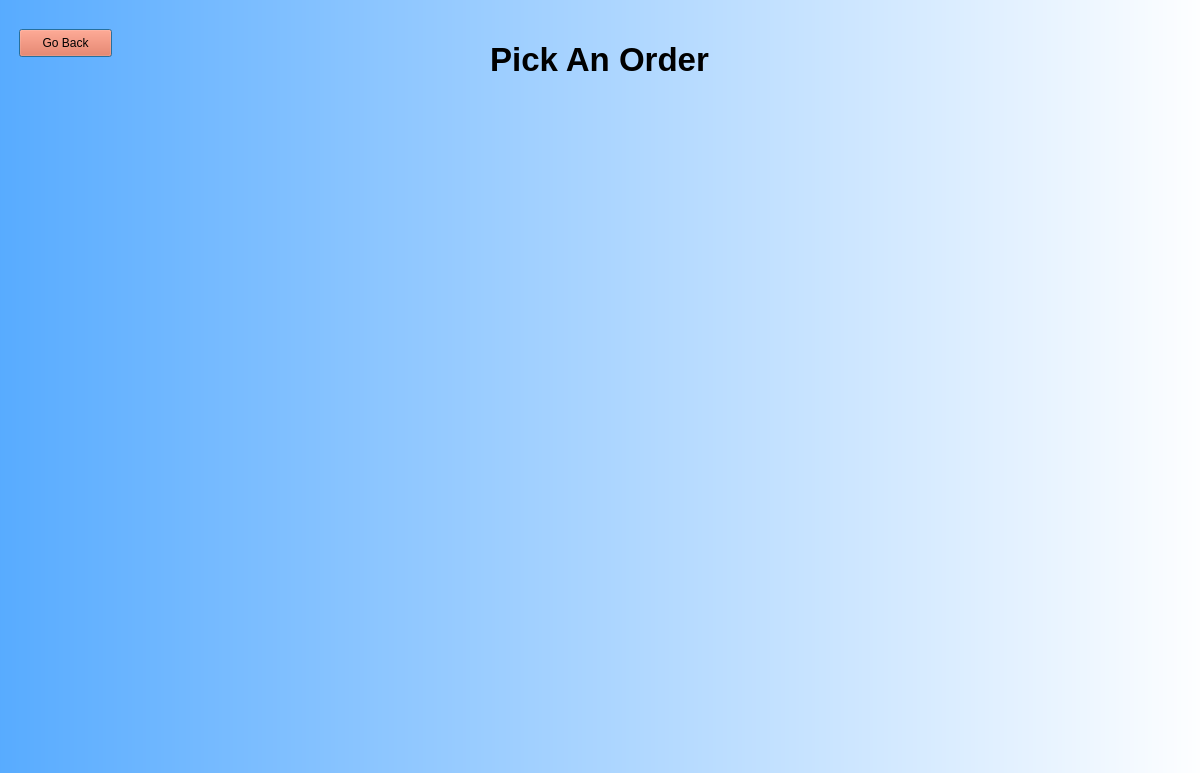
<?xml version="1.0" encoding="UTF-8"?>
<ui version="4.0">
 <class>Dialog</class>
 <widget class="QDialog" name="Dialog">
  <property name="geometry">
   <rect>
    <x>0</x>
    <y>0</y>
    <width>1200</width>
    <height>773</height>
   </rect>
  </property>
  <property name="windowTitle">
   <string>Dialog</string>
  </property>
  <widget class="QWidget" name="widget" native="true">
   <property name="geometry">
    <rect>
     <x>-21</x>
     <y>-1</y>
     <width>1231</width>
     <height>811</height>
    </rect>
   </property>
   <property name="styleSheet">
    <string notr="true">background-color: qlineargradient(spread:pad, x1:0, y1:0, x2:1, y2:0, stop:0 rgba(85, 170, 255, 255), stop:1 rgba(255, 255, 255, 255));</string>
   </property>
   <widget class="QPushButton" name="returnBTN">
    <property name="geometry">
     <rect>
      <x>40</x>
      <y>30</y>
      <width>93</width>
      <height>28</height>
     </rect>
    </property>
    <property name="styleSheet">
     <string notr="true">background-color: rgb(244, 96, 54);</string>
    </property>
    <property name="text">
     <string>Go Back</string>
    </property>
   </widget>
   <widget class="QLabel" name="OrderDetails">
    <property name="geometry">
     <rect>
      <x>360</x>
      <y>30</y>
      <width>521</width>
      <height>61</height>
     </rect>
    </property>
    <property name="font">
     <font>
      <pointsize>25</pointsize>
      <weight>75</weight>
      <bold>true</bold>
     </font>
    </property>
    <property name="styleSheet">
     <string notr="true">background-color: rgba(255, 255, 255, 0);</string>
    </property>
    <property name="text">
     <string>Pick An Order</string>
    </property>
    <property name="alignment">
     <set>Qt::AlignCenter</set>
    </property>
   </widget>
   <widget class="QListWidget" name="orderList">
    <property name="geometry">
     <rect>
      <x>360</x>
      <y>100</y>
      <width>521</width>
      <height>511</height>
     </rect>
    </property>
    <property name="styleSheet">
     <string notr="true">background-color: rgba(255, 255, 255, 0);</string>
    </property>
    <property name="frameShape">
     <enum>QFrame::NoFrame</enum>
    </property>
   </widget>
  </widget>
 </widget>
 <resources/>
 <connections/>
</ui>
